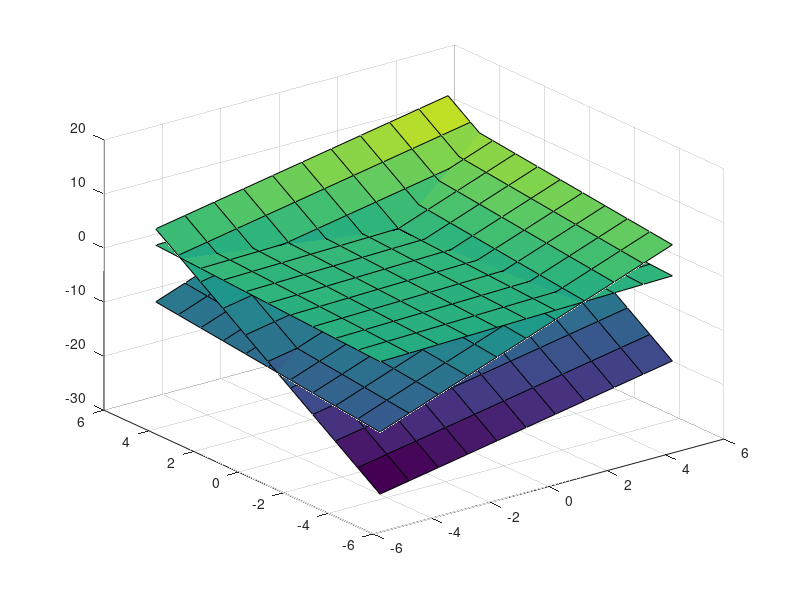

Recreate this plot in MATLAB. (Note: this script raises an error after producing the figure.)
% 2) Considerando o sistema dado pelas equações:
% 4x+y-2z=4
% x+3y-z=6
% x/2+y-4z=-1.5
% a representação gráfica.
% b)Resolva usando um método direto.
% c)Resolva usando uma método iterativo.

%--------------

close all
clear all
clc
%4x+y-2z=4
%x+3y-z=6
%x/2+y-4z=-1.5
%---------------------
% Questão 2)a

%primeira equação
%4x+y-2z=4
%-2z=-4x-y+4
%z=2x+y/2-2
[X,Y] = meshgrid(-5:1:5,-5:1:5);
Z=2*X+Y./2-2;
surf(X,Y,Z);
hold on;

%segunda equação
%x+3y-z=6
%z=x+3y-6
[X,Y] = meshgrid(-5:1:5,-5:1:5);
Z=X+3*Y-6;
surf(X,Y,Z);

%terceira equação
%x/2+y-4z=-1.5
%4z=x/2+y+1.5
%z=x/8+y/4+(1.5)/4
[X,Y] = meshgrid(-5:1:5,-5:1:5);
Z=X/8+Y/4+(1.5/4);
surf(X,Y,Z);

%---------------------
% Questão 2)b
A=[4 1 -2;1 3 -1;1/2 1 -4];
b=[4;6;-1.5];
x=SELA_givens(A,b);
fprintf('Direto\n')
x
plot3(x(1),x(2),x(3),"+r","markersize",30,"linewidth",4);


%---------------------
% Questão 2)b
x=gauss_jacobi(A,b,[0;0;0],1000,0.001);
fprintf('Iterativo\n')
x
plot3(x(1),x(2),x(3),"*k","markersize",30,"linewidth",4);




